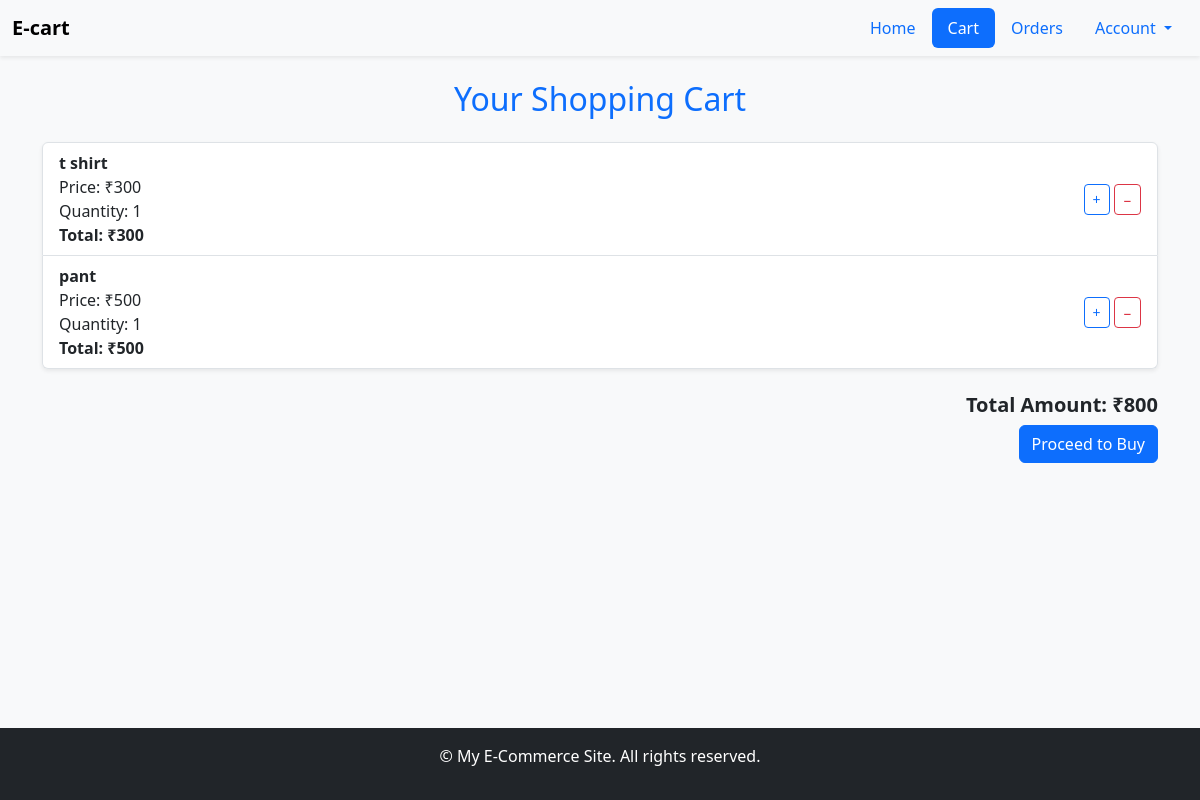
Before: /cart/ (signed in) with the older database file.
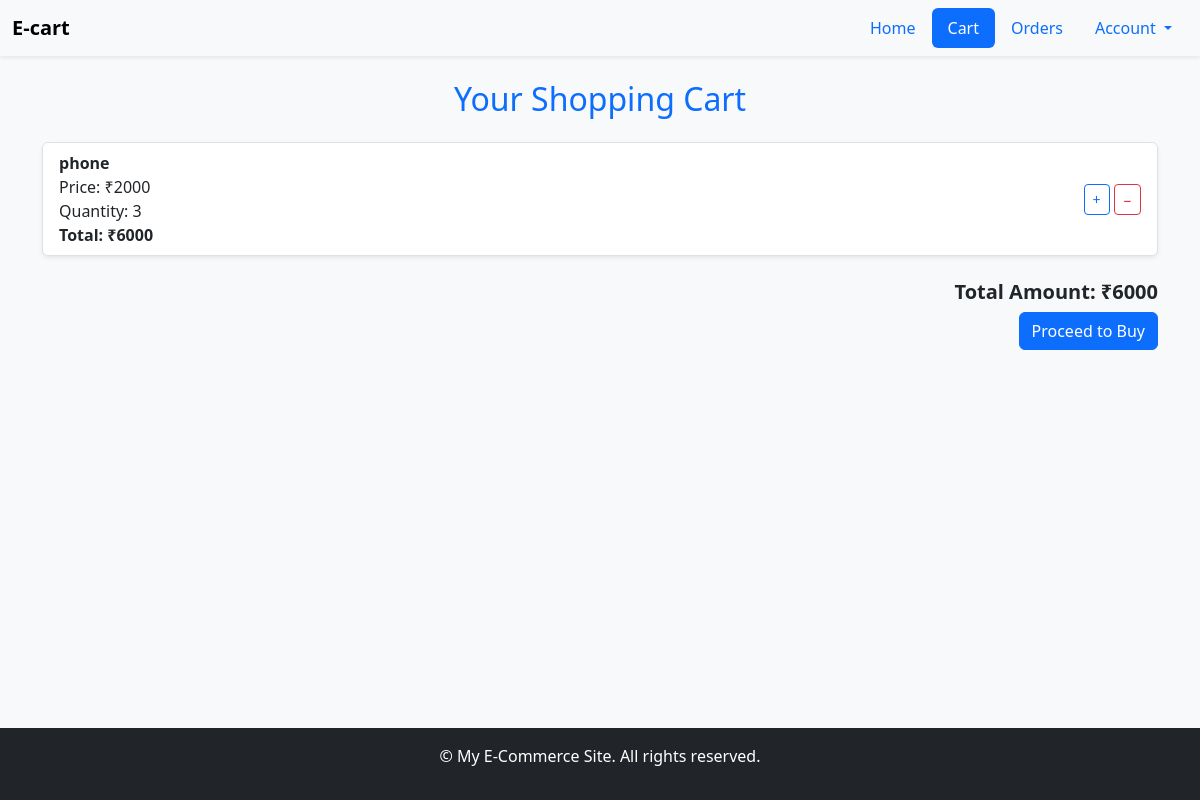
After: the same page with the newer database file.
### E_commerce_app/models.py (models this page shows, shortened)
class Cart(models.Model):
  product = models.ForeignKey('Product', on_delete=models.CASCADE)
  quantity=models.PositiveIntegerField(default=1)
  user = models.ForeignKey(User, on_delete=models.CASCADE, null=True, blank=True)  # Added user
  def total_price(self):
        return self.product.price * self.quantity

class Product(models.Model):
  name=models.CharField(max_length=500)
  description=models.TextField()
  price=models.PositiveIntegerField()
  image=models.ImageField(upload_to='product_images/')
  category=models.ForeignKey('Category',on_delete=models.CASCADE)

### E_commerce_app/views.py (the view)
# urls.py: path('cart/',CartView.as_view(),name='cart'),
class CartView(View):
    def get(self, request):
        if request.user.is_authenticated:
            cart_items = Cart.objects.filter(user=request.user)
        else:
            cart_items = []
        total = sum(item.product.price * item.quantity for item in cart_items)
        return render(request, 'E_commerce_app/cart.html', {
            'cart_items': cart_items,
            'total': total
        })

### E_commerce_app/templates/E_commerce_app/cart.html (shortened to what this page needs)
{% extends "E_commerce_app/base.html" %}
{% block content %}
  <h2 class="text-center text-primary mb-4">Your Shopping Cart</h2>
  {% if cart_items %}
    <ul class="list-group shadow-sm">
      {% for item in cart_items %}
        <li class="list-group-item d-flex justify-content-between align-items-center">
          <div>
            <strong>{{ item.product.name }}</strong><br />
            Price: ₹{{ item.product.price }} <br />
            Quantity: {{ item.quantity }} <br />
            <strong>Total: ₹{{ item.total_price }}</strong>
          </div>
          <div>
            <form method="post" action="{% url 'additem' item.id %}" class="d-inline">
              <button class="btn btn-sm btn-outline-primary" title="Add one more">+</button>
            </form>
            <form method="post" action="{% url 'removeitem' item.id %}" class="d-inline">
              <button class="btn btn-sm btn-outline-danger" title="Remove one">−</button>
            </form>
          </div>
        </li>
      {% endfor %}
    </ul>
    <div class="text-end mt-4">
      <h5 class="fw-bold">Total Amount: ₹{{ total }}</h5>
      <a href="{% url 'shippingdetail' %}" class="btn btn-primary">Proceed to Buy</a>
    </div>
  {% else %}
    <div class="text-center mt-5">
      <p class="text-muted fs-5">Your cart is empty!</p>
      <a href="{% url 'category_list' %}" class="btn btn-primary">Shop Now</a>
    </div>
  {% endif %}
{% endblock %}

Changed rows visible on the page:
removed Cart: product.name "t shirt", product.price "300", quantity "1", total_price "300"
removed Cart: product.name "pant", product.price "500", quantity "1", total_price "500"
added Cart: product.name "phone", product.price "2000", quantity "3", total_price "6000"
Other visible differences:
{{ total }}: "800" → "6000"
